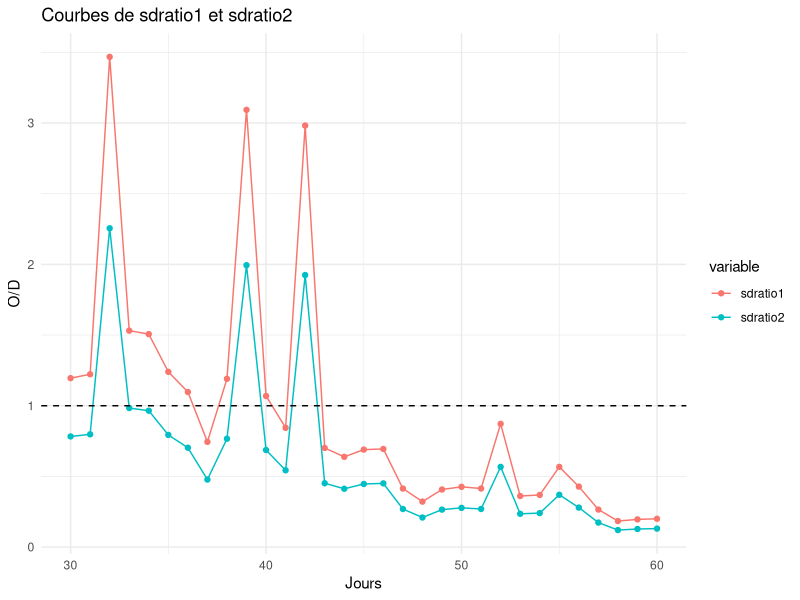
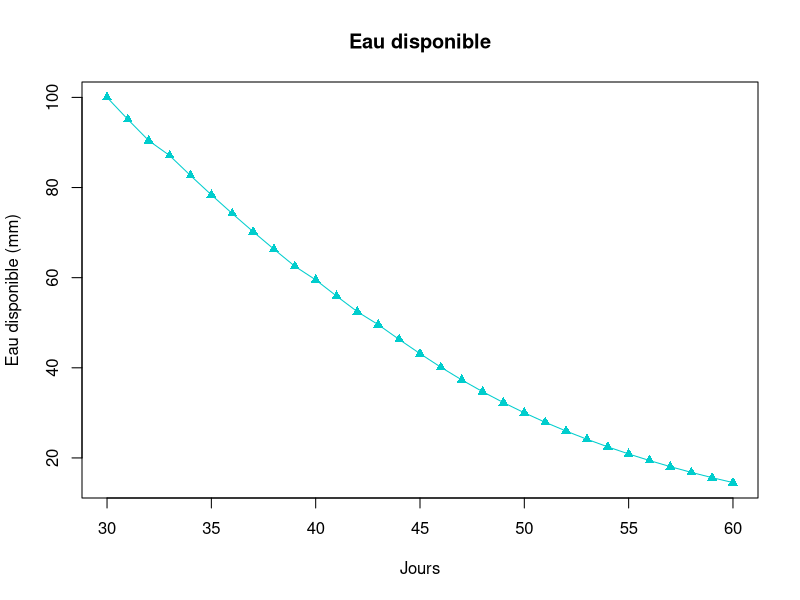
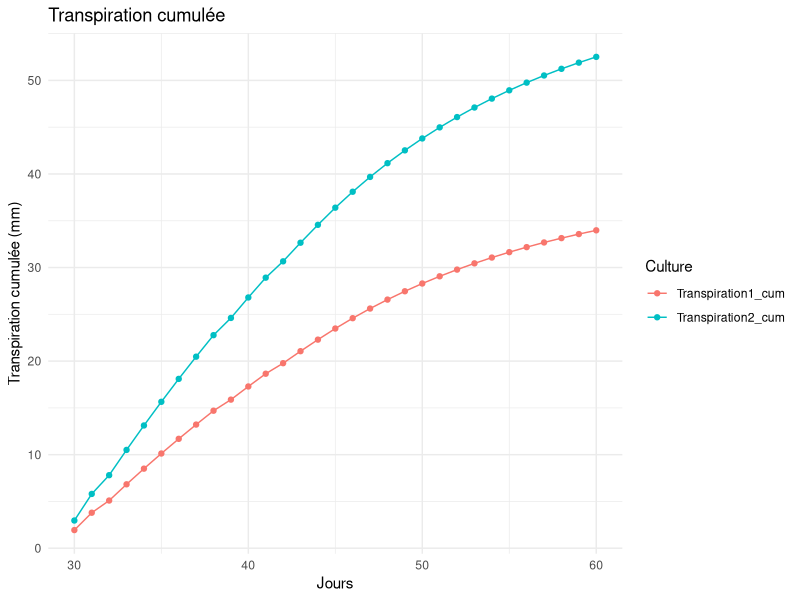
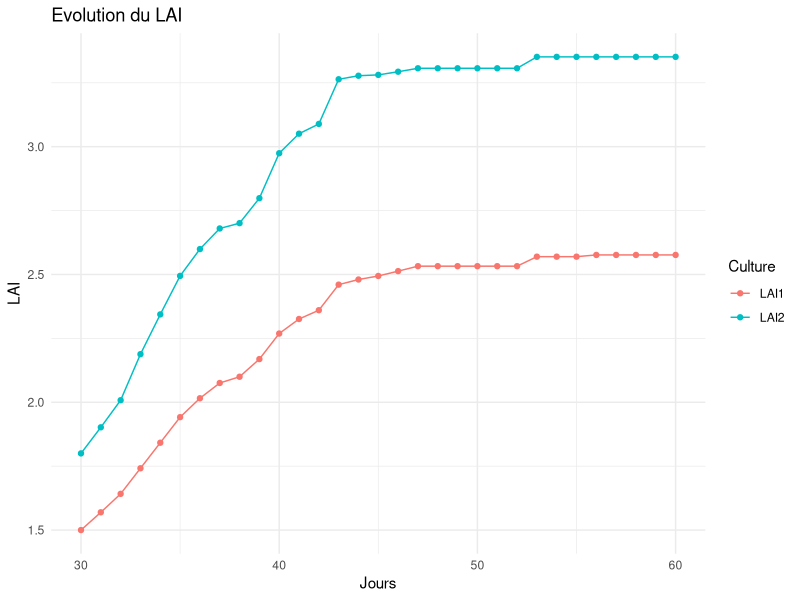
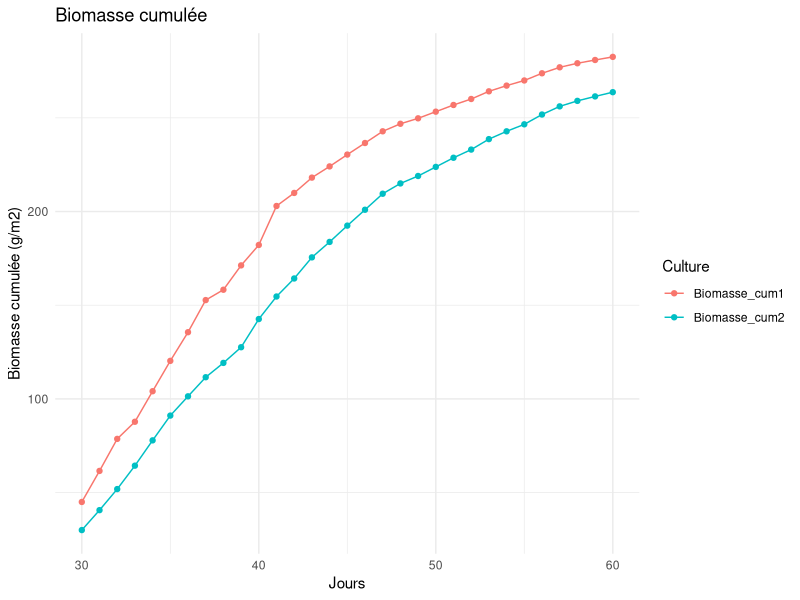
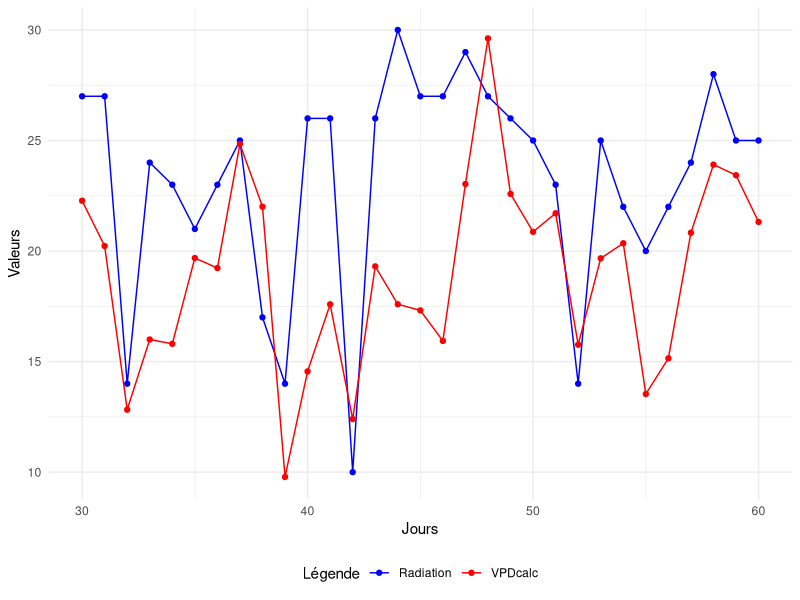

R code for these plots, in order:
# LBRAI2219 - Modélisation des systèmes biologiques (2025)
#Code inspiré par le modèle APSIM fait par Alice Falzon et Maxime Cornez 
###############################################################################
# Chargement des packages
###############################################################################
library(readxl)
library(dplyr)
library(tidyr)
library(ggplot2)

###############################################################################
# Chargement des paramètres
###############################################################################

# Paramètres de la culture ----------------------------------------------------

culture_params <- list(
  RUE               = 1.25,  # Radiation Use Efficiency [g/MJ]
  TEc               = 9,     # Coefficient d'efficience de la transpiration
  VPR               = 20,    # Vitesse production de racines [mm/jour]
  CroissPotLAI      = 0.1,   # Croissance potentielle du LAI 
  k                 = 0.45,  # Coefficient d'extinction de la lumière
  LAI_initial       = 1.5,   
  Biomasse_initiale = 45     
)
culture2_params <- list(RUE               = 1.5,   # Radiation Use Efficiency [g/MJ]
                        TEc               = 8,     # Coefficient d'efficience de la transpiration
                        VPR               = 18,    # Vitesse production de racines [mm/jour]
                        CroissPotLAI      = 0.2,   # Croissance potentielle du LAI 
                        k                 = 0.45,   # Coefficient d'extinction de la lumière
                        LAI_initial       = 1.8,   
                        Biomasse_initiale = 30
)
# Paramètres du sol (3 horizons, épaisseur, etc.) ------------------------------

soil_params <- data.frame(
  Horizon     = c(1, 2, 3),
  Epaisseur   = c(300, 300, 300),    # mm
  li          = c(50,  50,  50),     # Limite inférieure d'eau
  ls          = c(100, 100, 100),    # Limite supérieure d'eau
  es          = c(100, 100, 100),    # Eau disponible dans sol (= sw)
  es_h        = c(40, 30, 30),       # Eau disponible dans sol par horizon ; es_h1 + es_h2 + es_h3 = es
  kl          = c(0.07, 0.07, 0.07)  # Taux d'extraction [mm/jour]
)



# Expansion foliaire (table O/D - CEF)------------------------------------------

expansion_foliaire <- data.frame(
  OD  = c(0.5, 1.5, 4),
  CEF = c(0,   1,   1)
)

expansion_foliaire2 <- data.frame(
  OD  = c(0.4, 1.0, 3.5),
  CEF = c(0,   0.8, 1)
)

# Paramètres météo (ex. VPD Frac)-----------------------------------------------

meteo_params <- list(
  VPD_Frac = 1.0  
)


# Vérification------------------------------------------------------------------

# Affiche les listes des paramètres de la culture
culture_params
culture2_params

# Affiche le data frame du sol
soil_params

# Affiche la table d’expansion foliaire
expansion_foliaire
expansion_foliaire2

###############################################################################
# Facteurs externes 
###############################################################################

facteur_externe <- data.frame(
  Jours = c(                   # Jours (30 à 60)
    30, 31, 32, 33, 34, 35, 
    36, 37, 38, 39, 40, 41, 
    42, 43, 44, 45, 46, 47, 
    48, 49, 50, 51, 52, 53, 
    54, 55, 56, 57, 58, 59, 60
  ), 
  
  # Radiation (MJ/m2)
  Radiation = c( #Chercher vraies données ()
    27, 27, 14, 24, 23, 21, 
    23, 25, 17, 14, 26, 26, 
    10, 26, 30, 27, 27, 29, 
    27, 26, 25, 23, 14, 25, 
    22, 20, 22, 24, 28, 25, 25
  ),
  
  # Tmax (°C)
  Tmax = c( #Chercher vraies données ()
    32.3, 31.0, 26.6, 26.0, 26.6, 29.5, 
    30.8, 32.5, 32.3, 25.2, 27.8, 28.2, 
    27.3, 28.6, 28.6, 28.3, 27.6, 31.0, 
    35.0, 34.3, 31.2, 32.7, 29.9, 30.8, 
    31.2, 28.4, 27.7, 31.4, 33.0, 33.2, 32.7
  ),
  
  # Tmin (°C)
  Tmin = c( #Chercher vraies données ()
    16.4, 15.8, 15.6, 10.0, 11.7, 13.0, 
    16.5, 13.8, 16.7, 16.7, 15.8, 12.8, 
    17.3, 11.3, 13.7, 13.4, 13.7, 12.2, 
    14.7, 20.4, 15.5, 17.9, 18.4, 16.0, 
    16.1, 18.0, 14.9, 16.0, 16.2, 17.2, 18.3
  ),
  
  # VPDobs (hPa)
  VPDobs = c( #Chercher vraies données ()
    19, 17, 16, 14, 12, 15, 
    18, 19, 23, 21, 15, 14, 
    20, 16, 17, 17, 15, 15, 
    16, 17, 18, 21, 22, 17, 
    18, 20, 18, 19, 19, 20, 21
  )
)


# Affiche la liste pour vérifier
print(facteur_externe)

# Fonction pour calculer saturated vapour pressure (SVP)
svp <- function(T) { # satured vapour pressure [kPa]
  6.1078 * exp(17.269 * T / (237.3 + T)) * 0.10
}

# Application à Tmax
facteur_externe$svpTmax <- svp(facteur_externe$Tmax) # pression saturante à Tmax

# Application à Tmin
facteur_externe$svpTmin <- svp(facteur_externe$Tmin) # pression saturante à Tmin

# Choisir la valeur de VPDfrac (par défaut on prend 0.75)
VPDfrac <- 0.75

# Fonction pour calculer VPDcalc
calc_VPDcalc <- function(svpTmax, svpTmin, VPDfrac) {
  VPDfrac * (svpTmax - svpTmin)*10
}

# Ajout de la colonne VPDcalc
facteur_externe$VPDcalc <- calc_VPDcalc(
  svpTmax  = facteur_externe$svpTmax,
  svpTmin  = facteur_externe$svpTmin,
  VPDfrac  = VPDfrac
)


###############################################################################
# Modèle
###############################################################################

simulate_two_cultures <- function(facteur_externe, soil_params, culture_params, culture2_params, expansion_foliaire, expansion_foliaire2) {
  n_days <- nrow(facteur_externe)
  
  # Initialisation du sol (réserves d'eau pour chaque horizon)
  ES1 <- numeric(n_days)
  ES2 <- numeric(n_days)
  ES3 <- numeric(n_days)
  ES1[1] <- soil_params$es_h[1]
  ES2[1] <- soil_params$es_h[2]
  ES3[1] <- soil_params$es_h[3]
  
  # Initialisation des profondeurs racinaires
  rdepth <- numeric(n_days)
  rdepth2 <- numeric(n_days)
  
  # Initialisation des LAI dynamiques pour chaque culture
  LAI1 <- numeric(n_days)
  LAI2 <- numeric(n_days)
  LAI1[1] <- culture_params$LAI_initial
  LAI2[1] <- culture2_params$LAI_initial
  
  # Initialisation de la biomasse pour chaque culture
  Biomasse1 <- numeric(n_days)
  Biomasse2 <- numeric(n_days)
  Biomasse1[1] <- culture_params$Biomasse_initiale
  Biomasse2[1] <- culture2_params$Biomasse_initiale
  
  # Initialisation des vecteurs de biomasse cumulée
  Biomasse_cum1 <- numeric(n_days)
  Biomasse_cum2 <- numeric(n_days)
  Biomasse_cum1[1] <- culture_params$Biomasse_initiale
  Biomasse_cum2[1] <- culture2_params$Biomasse_initiale
  
  # Préparation d'un data frame pour stocker les résultats quotidiens
  results <- data.frame(
    Jour = facteur_externe$Jours,
    Tot_ES = numeric(n_days),         # Eau totale dans le sol
    Pot_Supply = numeric(n_days),     # Offre potentielle globale du sol
    Pot_Demand1 = numeric(n_days),    # Demande potentielle culture 1
    Pot_Demand2 = numeric(n_days),    # Demande potentielle culture 2
    sdratio1 = numeric(n_days),       # Offre/Demande culture 1
    sdratio2 = numeric(n_days),       # Offre/Demande culture 2
    Transpiration1 = numeric(n_days), # Transpiration culture 1
    Transpiration2 = numeric(n_days), # Transpiration culture 2
    LAI1 = numeric(n_days),           # LAI culture 1
    LAI2 = numeric(n_days),           # LAI culture 2
    rdepth = numeric(n_days),         # Profondeur racinaire culture 1
    rdepth2 = numeric(n_days),        # Profondeur racinaire culture 2
    Biomasse1 = numeric(n_days),      # Biomasse journalière culture 1
    Biomasse2 = numeric(n_days)       # Biomasse journalière culture 2
  )
  
  results$LAI1[1] <- LAI1[1]            # Initialisation du LAI1
  results$LAI2[1] <- LAI2[1]            # Initialisation du LAI2
  results$Biomasse1[1] <- Biomasse1[1]  # Initialisation de la biomasse journalière culture 1
  results$Biomasse2[1] <- Biomasse2[1]  # Initialisation de la biomasse journalière culture 2
  
  # Fonction pour calculer l'effet d'expansion foliaire (interpolation sur la table OD/CEF)
  leaf_exp_effect <- function(sdratio, expansion_foliaire) {
    if(sdratio <= expansion_foliaire$OD[1]) {
      return(expansion_foliaire$CEF[1])
    } else if (sdratio >= tail(expansion_foliaire$OD,1)) {
      return(tail(expansion_foliaire$CEF,1))
    } else {
      for(j in 1:(nrow(expansion_foliaire)-1)){
        if(sdratio >= expansion_foliaire$OD[j] && sdratio < expansion_foliaire$OD[j+1]){
          return(expansion_foliaire$CEF[j] + 
                   (sdratio - expansion_foliaire$OD[j]) * 
                   (expansion_foliaire$CEF[j+1] - expansion_foliaire$CEF[j]) / 
                   (expansion_foliaire$OD[j+1] - expansion_foliaire$OD[j]))
        }
      }
    }
  }
  
  # Boucle de simulation quotidienne
  for (i in 1:n_days) {
    DAS <- facteur_externe$Jours[i]
    # Calcul de la profondeur racinaire effective commune :
    profondeur_totale <- sum(soil_params$Epaisseur)
    rdepth <- min(DAS * culture_params$VPR, profondeur_totale)
    rdepth2 <- min(DAS * culture2_params$VPR, profondeur_totale)

    # Stockage de la profondeur racinaire dans results
    results$rdepth[i] <- rdepth
    results$rdepth2[i] <- rdepth2
    
    # Calcul de la profondeur racinaire effective pour chaque culture
    #rdepth1 <- min(DAS * culture_params$VPR, rdepth)
    #rdepth2 <- min(DAS * culture2_params$VPR, rdepth)
    
    # Calcul des offres potentielles pour chaque horizon (même que dans la version à 1 culture)
    of1 <- ifelse(rdepth >= soil_params$Epaisseur[1], 1, rdepth / soil_params$Epaisseur[1]) * ES1[i] * soil_params$kl[1]
    of2 <- ifelse(rdepth <= soil_params$Epaisseur[1], 0,
                  ifelse(rdepth > soil_params$Epaisseur[1] + soil_params$Epaisseur[2],
                         1, (rdepth - soil_params$Epaisseur[1]) / soil_params$Epaisseur[2])) * ES2[i] * soil_params$kl[2]
    of3 <- ifelse(rdepth <= (soil_params$Epaisseur[1] + soil_params$Epaisseur[2]), 0, 
                  (rdepth - soil_params$Epaisseur[1] - soil_params$Epaisseur[2]) / soil_params$Epaisseur[3]) * ES3[i] * soil_params$kl[3]
    
    Pot_Supply <- of1 + of2 + of3
    
    # Calcul de l'effet lumineux pour chaque culture
    li1 <- 1 - exp(-culture_params$k * LAI1[i])
    li2 <- 1 - exp(-culture_params$k * LAI2[i])  # on suppose que le coefficient k est le même pour les deux; sinon adapter
    results$li1[i] <- li1
    results$li2[i] <- li2
    
    # Récupération de la radiation et du VPDcalc
    rad <- facteur_externe$Radiation[i]
    VPDcalc <- facteur_externe$VPDcalc[i]
    
    # Calcul des demandes potentielles pour chaque culture
    # Formule : (Radiation * LI * RUE * (VPDcalc/10)) / TEc
    Pot_Demand1 <- rad * li1 * culture_params$RUE * (VPDcalc/10) / culture_params$TEc
    Pot_Demand2 <- rad * li2 * culture2_params$RUE * (VPDcalc/10) / culture2_params$TEc
    
    # Stockage dans results
    results$Pot_Demand1[i] <- Pot_Demand1
    results$Pot_Demand2[i] <- Pot_Demand2
    
    # Demande totale et transpiration totale
    Total_Demand <- Pot_Demand1 + Pot_Demand2
    Total_Transpiration <- min(Pot_Supply, Total_Demand)
    
    # Allocation de la transpiration entre cultures (si Total_Demand > 0)
    transp1 <- if (Total_Demand > 0) Total_Transpiration * (Pot_Demand1 / Total_Demand) else 0
    transp2 <- if (Total_Demand > 0) Total_Transpiration * (Pot_Demand2 / Total_Demand) else 0
    
    results$Transpiration1[i] <- transp1
    results$Transpiration2[i] <- transp2
    
    # Stockage de l'eau totale du sol
    results$Tot_ES[i] <- ES1[i] + ES2[i] + ES3[i]
    results$Pot_Supply[i] <- Pot_Supply
    
    # Mise à jour des LAI pour chaque culture
    # On calcule le ratio offre/demande pour chaque culture
    sdratio1 <- if (Pot_Demand1 > 0) Pot_Supply / Pot_Demand1 else 0 # =O/D culture 1
    sdratio2 <- if (Pot_Demand2 > 0) Pot_Supply / Pot_Demand2 else 0 # =O/D culture 2
    leaf_effect1 <- leaf_exp_effect(sdratio1, expansion_foliaire)
    leaf_effect2 <- leaf_exp_effect(sdratio2, expansion_foliaire2)
    delta_LAI1 <- leaf_effect1 * culture_params$CroissPotLAI
    delta_LAI2 <- leaf_effect2 * culture2_params$CroissPotLAI
    if(i < n_days) {
      LAI1[i + 1] <- LAI1[i] + delta_LAI1
      LAI2[i + 1] <- LAI2[i] + delta_LAI2
    }
    results$sdratio1[i] <- sdratio1
    results$sdratio2[i] <- sdratio2
    results$LAI1[i] <- LAI1[i]
    results$LAI2[i] <- LAI2[i]
    
    # Mise à jour de la biomasse pour chaque culture
    # Calcul de la biomasse journalière pour chaque culture
    Biomasse_calc1 <- if (sdratio1 > 1) rad * li1 * culture_params$RUE else transp1 * (culture_params$TEc / (VPDcalc/10))
    Biomasse_calc2 <- if (sdratio2 > 1) rad * li2 * culture2_params$RUE else transp2 * (culture2_params$TEc / (VPDcalc/10))
    
    # Mise à jour de la biomasse cumulée pour chaque culture
    if(i < n_days) {
      Biomasse_cum1[i + 1] <- Biomasse_cum1[i] + Biomasse_calc1
      Biomasse_cum2[i + 1] <- Biomasse_cum2[i] + Biomasse_calc2
    }
    results$Biomasse1[i] <- Biomasse_calc1
    results$Biomasse2[i] <- Biomasse_calc2
    results$Biomasse_cum1[i] <- Biomasse_cum1[i]
    results$Biomasse_cum2[i] <- Biomasse_cum2[i]
    
    # Mise à jour du sol : répartition de l'extraction entre horizons selon leur contribution
    if(i < n_days) {
      if(Pot_Supply > 0) {
        ES1[i + 1] <- ES1[i] - (of1 / Pot_Supply) * Total_Transpiration
        ES2[i + 1] <- ES2[i] - (of2 / Pot_Supply) * Total_Transpiration
        ES3[i + 1] <- ES3[i] - (of3 / Pot_Supply) * Total_Transpiration
      } else {
        ES1[i + 1] <- ES1[i]
        ES2[i + 1] <- ES2[i]
        ES3[i + 1] <- ES3[i]
      }
    }
  }
  
  return(results)
}

resultats_two <- simulate_two_cultures(facteur_externe, soil_params, culture_params, culture2_params, expansion_foliaire, expansion_foliaire2)
print(resultats_two)

###############################################################################
# Graphiques 
###############################################################################

# Graphe O/D
# On transforme le data frame en format long pour faciliter la visualisation avec ggplot2
data_long <- resultats_two %>% 
  select(Jour, sdratio1, sdratio2) %>% 
  pivot_longer(cols = c(sdratio1, sdratio2), 
               names_to = "variable", 
               values_to = "value")

ggplot(data_long, aes(x = Jour, y = value, color = variable)) +
  geom_line() +
  geom_point() +
  geom_hline(yintercept = 1, linetype = "dashed") +
  labs(x = "Jours", y = "O/D", title = "Courbes de sdratio1 et sdratio2") +
  theme_minimal()


# Graphe de l'eau totale dans le sol (ES)
plot(resultats_two$Jour, resultats_two$Tot_ES,
     type = "o", pch = 17, col = "cyan3",
     xlab = "Jours", ylab = "Eau disponible (mm)",
     main = "Eau disponible")


# Graphe des transpirations cumulées
# Calcul des cumuls pour chaque culture
resultats_two <- resultats_two %>%
  mutate(Transpiration1_cum = cumsum(Transpiration1),
         Transpiration2_cum = cumsum(Transpiration2))

# Conversion au format long
data_long_transpi <- resultats_two %>%
  select(Jour, Transpiration1_cum, Transpiration2_cum) %>%
  pivot_longer(cols = c(Transpiration1_cum, Transpiration2_cum),
               names_to = "Culture",
               values_to = "Transpiration_cum")

# Tracé du graphique avec ggplot2
ggplot(data_long_transpi, aes(x = Jour, y = Transpiration_cum, color = Culture)) +
  geom_line() +
  geom_point() +
  labs(x = "Jours",
       y = "Transpiration cumulée (mm)",
       title = "Transpiration cumulée") +
  theme_minimal()


# Graphe du LAI
data_long_LAI <- resultats_two %>% 
  select(Jour, LAI1, LAI2) %>% 
  pivot_longer(cols = c(LAI1, LAI2), names_to = "Culture", values_to = "LAI")

ggplot(data_long_LAI, aes(x = Jour, y = LAI, color = Culture)) +
  geom_line() +
  geom_point() +
  labs(x = "Jours", y = "LAI", title = "Evolution du LAI") +
  theme_minimal()


# Graphe des biomasses cumulées
data_long_biom <- resultats_two %>% 
  select(Jour, Biomasse_cum1, Biomasse_cum2) %>% 
  pivot_longer(cols = c(Biomasse_cum1, Biomasse_cum2), 
               names_to = "Culture", 
               values_to = "Biomasse_cumulee")

ggplot(data_long_biom, aes(x = Jour, y = Biomasse_cumulee, color = Culture)) +
  geom_line() +
  geom_point() +
  labs(x = "Jours", y = "Biomasse cumulée (g/m2)", title = "Biomasse cumulée") +
  theme_minimal()


# Graphe d'évolution la radiation et du VPDcalc
ggplot() +
  # Radiation
  geom_line(data = data.frame(Jour = resultats_two$Jour, Radiation = facteur_externe$Radiation),
            aes(x = Jour, y = Radiation, color = "Radiation")) +
  geom_point(data = data.frame(Jour = resultats_two$Jour, Radiation = facteur_externe$Radiation),
             aes(x = Jour, y = Radiation, color = "Radiation")) +
  # VPDcalc
  geom_line(data = data.frame(Jour = resultats_two$Jour, VPDcalc = facteur_externe$VPDcalc),
            aes(x = Jour, y = VPDcalc, color = "VPDcalc")) +
  geom_point(data = data.frame(Jour = resultats_two$Jour, VPDcalc = facteur_externe$VPDcalc),
             aes(x = Jour, y = VPDcalc, color = "VPDcalc")) +
  # Légende 
  scale_color_manual(name = "Légende",
                     values = c("Radiation" = "blue", "VPDcalc" = "red")) +
  labs(x = "Jours", y = "Valeurs") +
  theme_minimal() +
  theme(legend.position = "bottom")
